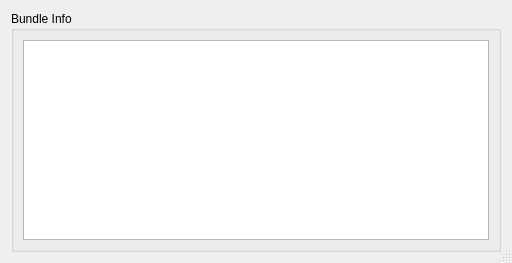
<?xml version="1.0" encoding="UTF-8"?>
<ui version="4.0">
 <class>ConvertBundleToFieldDialog</class>
 <widget class="QDialog" name="ConvertBundleToField">
  <property name="geometry">
   <rect>
    <x>0</x>
    <y>0</y>
    <width>512</width>
    <height>263</height>
   </rect>
  </property>
  <property name="sizePolicy">
   <sizepolicy hsizetype="Minimum" vsizetype="Minimum">
    <horstretch>0</horstretch>
    <verstretch>0</verstretch>
   </sizepolicy>
  </property>
  <property name="minimumSize">
   <size>
    <width>465</width>
    <height>231</height>
   </size>
  </property>
  <property name="windowTitle">
   <string>Dialog</string>
  </property>
  <property name="sizeGripEnabled">
   <bool>true</bool>
  </property>
  <layout class="QVBoxLayout" name="verticalLayout">
   <item>
    <widget class="QGroupBox" name="groupBox">
     <property name="title">
      <string>Bundle Info</string>
     </property>
     <layout class="QGridLayout" name="gridLayout">
      <item row="0" column="0">
       <widget class="QPlainTextEdit" name="bundleInfoTextEdit_">
        <property name="lineWrapMode">
         <enum>QPlainTextEdit::NoWrap</enum>
        </property>
        <property name="readOnly">
         <bool>true</bool>
        </property>
       </widget>
      </item>
     </layout>
    </widget>
   </item>
  </layout>
 </widget>
 <resources/>
 <connections/>
</ui>
